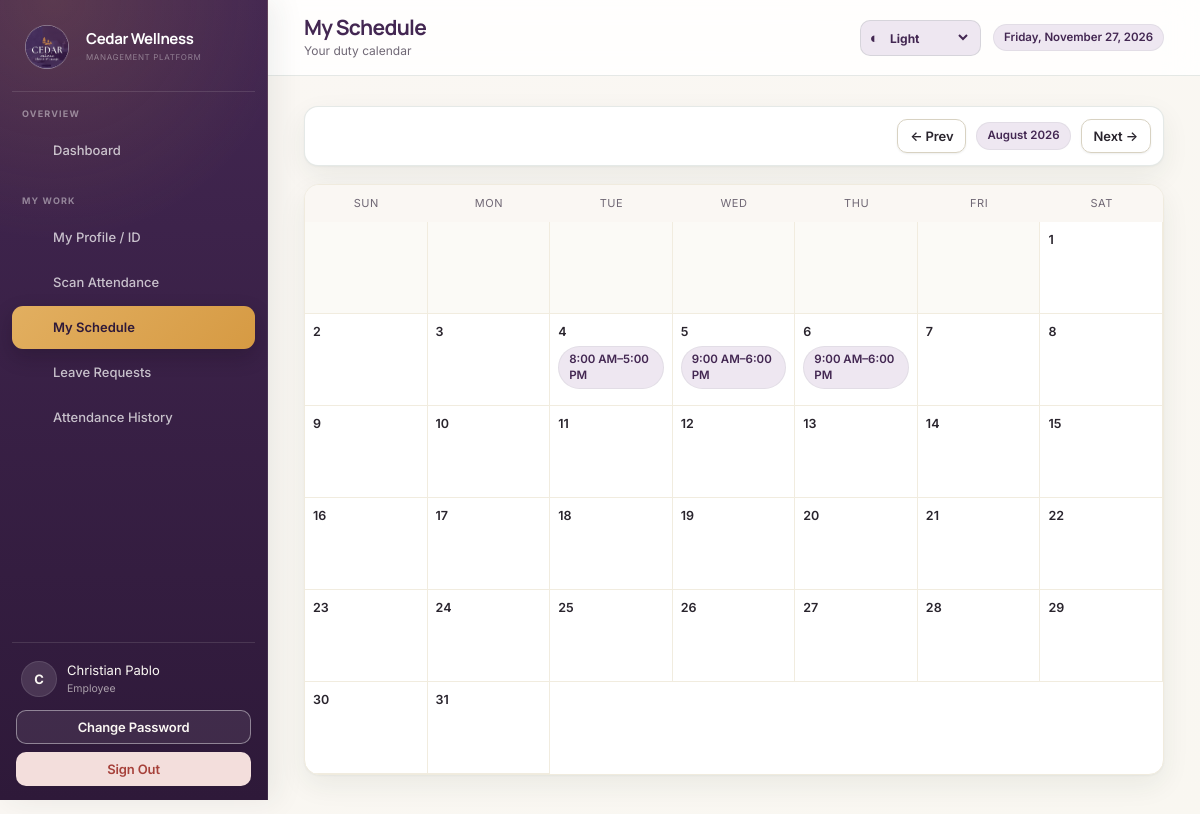
The app's page /employee/my_schedule.php?month=8&year=2026 (signed in) with its own data.
### tables this page shows
CREATE TABLE `schedules` (
  `id` int(11) NOT NULL AUTO_INCREMENT,
  `employee_id` int(11) NOT NULL,
  `schedule_date` date NOT NULL,
  `shift_start` time DEFAULT NULL,
  `shift_end` time DEFAULT NULL,
  `is_day_off` tinyint(1) NOT NULL DEFAULT 0,
  `notes` varchar(255) DEFAULT NULL,
  `created_by` int(11) DEFAULT NULL,
  PRIMARY KEY (`id`),
  UNIQUE KEY `uniq_emp_sched_date` (`employee_id`,`schedule_date`),
  CONSTRAINT `schedules_ibfk_1` FOREIGN KEY (`employee_id`) REFERENCES `employees` (`id`) ON DELETE CASCADE
);

### includes/functions.php (called while the page is built, shortened)
<?php
function e(?string $val): string {
    return htmlspecialchars($val ?? '', ENT_QUOTES, 'UTF-8');
}

### employee/my_schedule.php (the view, shortened to what this page needs)
<?php
require_once __DIR__ . '/../includes/functions.php';
$active = 'my_schedule'; $base = '..'; $page_title = 'My Schedule'; $breadcrumb = 'Your duty calendar';
$empId = $_SESSION['employee_id'];
$month = (int)($_GET['month'] ?? date('n'));
$year  = (int)($_GET['year'] ?? date('Y'));
$firstDay = mktime(0,0,0,$month,1,$year);
$daysInMonth = (int)date('t', $firstDay);
$startWeekday = (int)date('w', $firstDay);
$stmt = $pdo->prepare("SELECT * FROM schedules WHERE employee_id = ? AND schedule_date BETWEEN ? AND ?");
$stmt->execute([$empId, date('Y-m-01', $firstDay), date('Y-m-t', $firstDay)]);
$schedMap = [];
foreach ($stmt->fetchAll() as $row) { $schedMap[$row['schedule_date']] = $row; }
$prevMonth = $month - 1; $prevYear = $year; if ($prevMonth < 1) { $prevMonth = 12; $prevYear--; }
$nextMonth = $month + 1; $nextYear = $year; if ($nextMonth > 12) { $nextMonth = 1; $nextYear++; }
?>
<!DOCTYPE html>
<html><head><meta charset="UTF-8"><title><?= e($page_title) ?> — Cedar Wellness Hub</title>
<link rel="stylesheet" href="../assets/css/style.css"></head>
<body>
<div class="app-shell">
  <?php include __DIR__ . '/../includes/sidebar.php'; ?>
  <div class="main">
    <?php include __DIR__ . '/../includes/topbar.php'; ?>
    <div class="content">
      <div class="toolbar">
        <a class="btn btn-outline btn-sm" href="?month=<?= $prevMonth ?>&year=<?= $prevYear ?>">&larr; Prev</a>
        <span class="badge badge-sage"><?= e(date('F Y', $firstDay)) ?></span>
        <a class="btn btn-outline btn-sm" href="?month=<?= $nextMonth ?>&year=<?= $nextYear ?>">Next &rarr;</a>
      </div>
      <div class="calendar">
        <div class="cal-grid">
          <?php foreach (['Sun','Mon','Tue','Wed','Thu','Fri','Sat'] as $dow): ?><div class="cal-dow"><?= $dow ?></div><?php endforeach; ?>
          <?php for ($i=0; $i < $startWeekday; $i++): ?><div class="cal-cell muted"></div><?php endfor; ?>
          <?php for ($d=1; $d <= $daysInMonth; $d++):
            $dateStr = sprintf('%04d-%02d-%02d', $year, $month, $d);
            $isToday = $dateStr === date('Y-m-d');
            $s = $schedMap[$dateStr] ?? null;
          ?>
            <div class="cal-cell <?= $isToday ? 'today' : '' ?>">
              <div class="date-num"><?= $d ?></div>
              <?php if ($s): ?>
                <?php if ($s['is_day_off']): ?>
                  <span class="badge badge-grey" style="width:100%;box-sizing:border-box;margin-top:4px;">Day Off</span>
                <?php else: ?>
                  <span class="badge badge-sage" style="width:100%;box-sizing:border-box;margin-top:4px;white-space:normal;line-height:1.45;"><?= e(date('g:i A', strtotime($s['shift_start']))) ?>–<?= e(!empty($s['break_start']) ? date('g:i A', strtotime($s['break_start'])) : date('g:i A', strtotime($s['shift_end']))) ?></span>
                <?php endif; ?>
              <?php endif; ?>
            </div>
          <?php endfor; ?>
        </div>
      </div>
    </div>
  </div>
</div>
</body></html>

### assets/css/style.css (style rules this page uses)
:root { --cedar-deep: #432752; --cedar-deeper: #2E1939; --sage: #A68CAF; --sage-soft: #EEE7F1; --cream: #FAF7F3; --cream-dim: #F1EAE5; --brass: #D69A43; --brass-soft: #F2D6A9; --charcoal: #29242D; --ink-soft: #706875; --white: #FFFFFF; --danger: #A6403A; --danger-soft: #F3DEDC; --success: #4F765F; --success-soft: #E0ECE4; --warn: #B9832E; --warn-soft: #F1E3C6; --font-body: 'Inter', system-ui, -apple-system, BlinkMacSystemFont, 'Segoe UI', sans-serif; --font-display: 'Manrope', var(--font-body); --radius-sm: 9px; --radius-md: 15px; --radius-lg: 24px; --shadow-card: 0 2px 10px rgba(43,43,40,.06), 0 1px 2px rgba(43,43,40,.04); --shadow-pop: 0 12px 32px rgba(34,54,45,.18); }
* { box-sizing: border-box; }
html, body { margin: 0; padding: 0; background: var(--cream); color: var(--charcoal); font-family: var(--font-body); -webkit-font-smoothing: antialiased; }
a { color: inherit; text-decoration: none; }
.btn { display: inline-flex; align-items: center; justify-content: center; gap: 8px; padding: 11px 20px; border-radius: var(--radius-sm); border: none; font-weight: 600; font-size: 14.5px; cursor: pointer; transition: transform .12s, opacity .15s, box-shadow .15s; }
.btn-outline { background: transparent; border: 1.5px solid #D8D2C2; color: var(--charcoal); }
.btn-sm { padding: 6px 12px; font-size: 13px; }
.app-shell { display: flex; min-height: 100vh; }
.main { flex: 1; min-width: 0; }
.content { padding: 26px 28px 60px; max-width: 1320px; }
.badge { display: inline-flex; align-items: center; gap: 5px; padding: 4px 10px; border-radius: 30px; font-size: 11.5px; font-weight: 600; text-transform: capitalize; }
.badge-sage { background: var(--sage-soft); color: var(--cedar-deep); }
.toolbar { display: flex; flex-wrap: wrap; align-items: center; gap: 10px; margin-bottom: 18px; }
.calendar { background: var(--white); border-radius: var(--radius-md); overflow: hidden; border: 1px solid #F0EBDE; }
.cal-grid { display: grid; grid-template-columns: repeat(7, 1fr); }
.cal-dow { text-align: center; font-size: 11px; text-transform: uppercase; color: var(--ink-soft); padding: 10px 0; background: var(--cream); letter-spacing: .05em; }
.cal-cell { min-height: 92px; border-right: 1px solid #F1ECDF; border-bottom: 1px solid #F1ECDF; padding: 8px; position: relative; }
.cal-cell.muted { background: #FBFAF6; color: #C7C1B3; }
.cal-cell .date-num { font-size: 12.5px; font-weight: 600; }
.muted { color: var(--ink-soft); }
:root { --surface: #fffdf9; --surface-raised: #ffffff; --border: rgba(47, 74, 62, .12); --border-strong: rgba(47, 74, 62, .22); --shadow-card: 0 1px 2px rgba(34, 54, 45, .04), 0 10px 28px rgba(34, 54, 45, .07); --shadow-pop: 0 24px 64px rgba(25, 42, 34, .18), 0 4px 12px rgba(25, 42, 34, .08); --ease-out: cubic-bezier(.2, .8, .2, 1); }
html { scroll-behavior: smooth; }
body { line-height: 1.55; }
.btn { min-height: 42px; letter-spacing: -.01em; box-shadow: 0 1px 2px rgba(34,54,45,.08); transition: transform .2s var(--ease-out), background .2s, border-color .2s, box-shadow .2s, opacity .2s; }
.btn-sm { min-height: 34px; }
.main { background: linear-gradient(145deg, var(--cream), #f9f7f1); }
.content { width: 100%; padding: 30px clamp(20px, 3vw, 36px) 72px; margin-inline: auto; }
.badge { border: 1px solid rgba(47,74,62,.06); }
.calendar, #branch-map { box-shadow: var(--shadow-card); }
.app-shell { background: var(--cream); }
.main { min-height:100vh; }
.content { max-width:1480px; }
.toolbar { padding:12px; border:1px solid var(--border); border-radius:14px; background:var(--surface-raised); box-shadow:var(--shadow-card); }
.btn { border-radius:10px; }
html, body { width: 100%; max-width: 100%; }
.app-shell { width: 100%; max-width: 100%; }
.main { min-width: 0; width: calc(100% - 248px); max-width: 100%; overflow-x: clip; }
.content { width: 100%; max-width: 1320px; min-width: 0; margin: 0 auto; }
.content > *, .content .card, .content .grid, .content .dashboard-kpis { min-width: 0; }
.toolbar { min-width: 0; }

### records on screen
schedules: shift_start "8:00 AM", shift_end "5:00 PM"
schedules: shift_start "9:00 AM", shift_end "6:00 PM"
schedules: shift_start "9:00 AM", shift_end "6:00 PM"

### other values on screen
$label "Dashboard My Profile / ID Scan Attendance My Schedule Leave Requests Attendance History"
substr(current_user_label(), 0, 1) "C"
current_user_label() "Christian Pablo"
$role "Employee"
$page_title "My Schedule"
$breadcrumb "Your duty calendar"
date('F Y', $firstDay) "August 2026"
$dow "SUN"
$dow "MON"
$dow "TUE"
$dow "WED"
$dow "THU"
$dow "FRI"
$dow "SAT"
